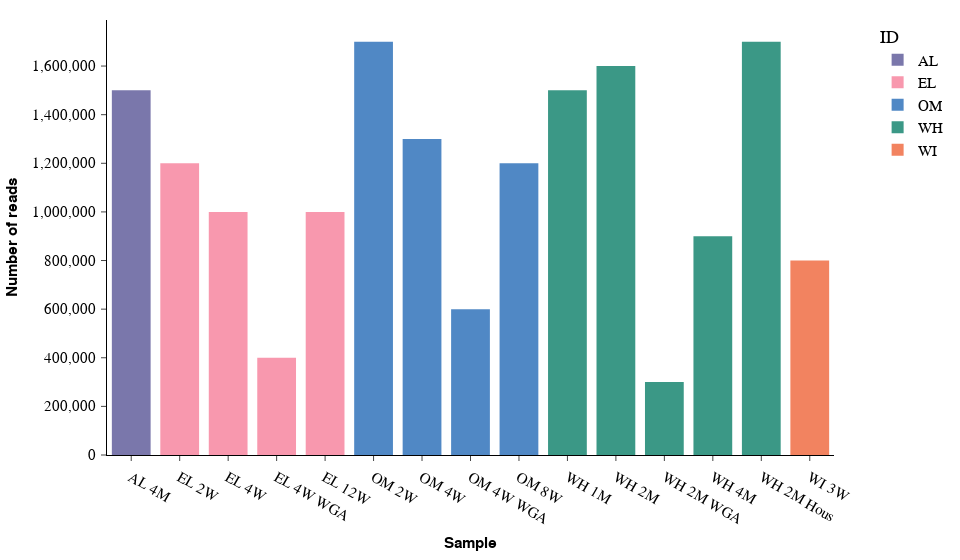

Write notebook code for a chart like this one.
### Markdown cell above
# 10. Bar chart with colored categories using `plotly`

### Code cell
color_labels = [idx.split(" ")[0] for idx in sample_id]
color_dict = {
    label: color.hex_code
    for label, color in zip(
        set(color_labels), [apc.aster, apc.aegean, apc.amber, apc.seaweed, apc.rose]
    )
}

fig = px.bar(
    x=sample_id,
    y=num_reads,
    color=color_labels,
    color_discrete_map=color_dict,
    title=None,
)

apc.plotly.set_yticklabel_monospaced(fig)
apc.plotly.add_commas_to_axis_tick_labels(fig)
apc.plotly.set_figure_width(fig, "full_wide")

fig.update_layout(
    xaxis_title="Sample",
    yaxis_title="Number of reads",
    legend=dict(title="ID", yanchor="top", y=1, xanchor="left", x=1.06),
)

fig.show()

### Figure 1 — Plotly figure (JSON) as saved in the notebook; plotly's stock layout.template omitted (floating-point values rounded to 4 significant figures)
{"data": [{"hovertemplate": "color=AL<br>x=%{x}<br>y=%{y}<extra></extra>", "legendgroup": "AL", "marker": {"color": "#7A77AB", "pattern": {"shape": ""}}, "name": "AL", "orientation": "v", "showlegend": true, "textposition": "auto", "type": "bar", "x": ["AL 4M"], "xaxis": "x", "y": [1500000], "yaxis": "y"}, {"hovertemplate": "color=EL<br>x=%{x}<br>y=%{y}<extra></extra>", "legendgroup": "EL", "marker": {"color": "#F898AE", "pattern": {"shape": ""}}, "name": "EL", "orientation": "v", "showlegend": true, "textposition": "auto", "type": "bar", "x": ["EL 2W", "EL 4W", "EL 4W WGA", "EL 12W"], "xaxis": "x", "y": [1200000, 1000000, 400000, 1000000], "yaxis": "y"}, {"hovertemplate": "color=OM<br>x=%{x}<br>y=%{y}<extra></extra>", "legendgroup": "OM", "marker": {"color": "#5088C5", "pattern": {"shape": ""}}, "name": "OM", "orientation": "v", "showlegend": true, "textposition": "auto", "type": "bar", "x": ["OM 2W", "OM 4W", "OM 4W WGA", "OM 8W"], "xaxis": "x", "y": [1700000, 1300000, 600000, 1200000], "yaxis": "y"}, {"hovertemplate": "color=WH<br>x=%{x}<br>y=%{y}<extra></extra>", "legendgroup": "WH", "marker": {"color": "#3B9886", "pattern": {"shape": ""}}, "name": "WH", "orientation": "v", "showlegend": true, "textposition": "auto", "type": "bar", "x": ["WH 1M", "WH 2M", "WH 2M WGA", "WH 4M", "WH 2M Hous"], "xaxis": "x", "y": [1500000, 1600000, 300000, 900000, 1700000], "yaxis": "y"}, {"hovertemplate": "color=WI<br>x=%{x}<br>y=%{y}<extra></extra>", "legendgroup": "WI", "marker": {"color": "#F28360", "pattern": {"shape": ""}}, "name": "WI", "orientation": "v", "showlegend": true, "textposition": "auto", "type": "bar", "x": ["WI 3W"], "xaxis": "x", "y": [800000], "yaxis": "y"}], "layout": {"barmode": "relative", "legend": {"title": {"text": "ID"}, "tracegroupgap": 0, "x": 1.06, "xanchor": "left", "y": 1, "yanchor": "top"}, "width": 960, "xaxis": {"anchor": "y", "domain": [0, 1], "tickformat": ",", "title": {"text": "Sample"}}, "yaxis": {"anchor": "x", "domain": [0, 1], "tickfont": {"family": "SuisseIntlMono", "size": 14.5}, "tickformat": ",", "title": {"text": "Number of reads"}}}}
